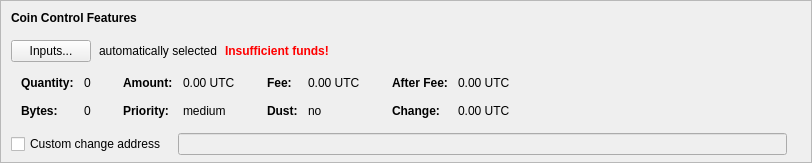
    <widget class="QFrame" name="frameCoinControl">
     <property name="sizePolicy">
      <sizepolicy hsizetype="Expanding" vsizetype="Expanding">
       <horstretch>0</horstretch>
       <verstretch>0</verstretch>
      </sizepolicy>
     </property>
     <property name="maximumSize">
      <size>
       <width>16777215</width>
       <height>16777215</height>
      </size>
     </property>
     <property name="frameShape">
      <enum>QFrame::StyledPanel</enum>
     </property>
     <property name="frameShadow">
      <enum>QFrame::Sunken</enum>
     </property>
     <layout class="QVBoxLayout" name="verticalLayoutCoinControl2">
      <property name="spacing">
       <number>0</number>
      </property>
      <property name="leftMargin">
       <number>0</number>
      </property>
      <property name="topMargin">
       <number>0</number>
      </property>
      <property name="rightMargin">
       <number>0</number>
      </property>
      <property name="bottomMargin">
       <number>6</number>
      </property>
      <item>
       <layout class="QVBoxLayout" name="verticalLayoutCoinControl" stretch="0,0,0,0,1">
        <property name="spacing">
         <number>0</number>
        </property>
        <property name="leftMargin">
         <number>10</number>
        </property>
        <property name="topMargin">
         <number>10</number>
        </property>
        <item>
         <layout class="QHBoxLayout" name="horizontalLayoutCoinControl1">
          <property name="bottomMargin">
           <number>15</number>
          </property>
          <item>
           <widget class="QLabel" name="labelCoinControlFeatures">
            <property name="sizePolicy">
             <sizepolicy hsizetype="Preferred" vsizetype="Maximum">
              <horstretch>0</horstretch>
              <verstretch>0</verstretch>
             </sizepolicy>
            </property>
            <property name="font">
             <font>
              <weight>75</weight>
              <bold>true</bold>
             </font>
            </property>
            <property name="styleSheet">
             <string notr="true">font-weight:bold;</string>
            </property>
            <property name="text">
             <string>Coin Control Features</string>
            </property>
           </widget>
          </item>
         </layout>
        </item>
        <item>
         <layout class="QHBoxLayout" name="horizontalLayoutCoinControl2" stretch="0,0,0,0">
          <property name="spacing">
           <number>8</number>
          </property>
          <property name="bottomMargin">
           <number>10</number>
          </property>
          <item>
           <widget class="QPushButton" name="pushButtonCoinControl">
            <property name="styleSheet">
             <string notr="true"/>
            </property>
            <property name="text">
             <string>Inputs...</string>
            </property>
            <property name="autoDefault">
             <bool>false</bool>
            </property>
           </widget>
          </item>
          <item>
           <widget class="QLabel" name="labelCoinControlAutomaticallySelected">
            <property name="text">
             <string>automatically selected</string>
            </property>
            <property name="margin">
             <number>5</number>
            </property>
           </widget>
          </item>
          <item>
           <widget class="QLabel" name="labelCoinControlInsuffFunds">
            <property name="font">
             <font>
              <weight>75</weight>
              <bold>true</bold>
             </font>
            </property>
            <property name="styleSheet">
             <string notr="true">color:red;font-weight:bold;</string>
            </property>
            <property name="text">
             <string>Insufficient funds!</string>
            </property>
            <property name="margin">
             <number>5</number>
            </property>
           </widget>
          </item>
          <item>
           <spacer name="horizontalSpacerCoinControl">
            <property name="orientation">
             <enum>Qt::Horizontal</enum>
            </property>
            <property name="sizeHint" stdset="0">
             <size>
              <width>40</width>
              <height>1</height>
             </size>
            </property>
           </spacer>
          </item>
         </layout>
        </item>
        <item>
         <widget class="QWidget" name="widgetCoinControl" native="true">
          <property name="sizePolicy">
           <sizepolicy hsizetype="Preferred" vsizetype="Preferred">
            <horstretch>0</horstretch>
            <verstretch>0</verstretch>
           </sizepolicy>
          </property>
          <property name="minimumSize">
           <size>
            <width>0</width>
            <height>0</height>
           </size>
          </property>
          <property name="styleSheet">
           <string notr="true"/>
          </property>
          <layout class="QHBoxLayout" name="horizontalLayoutCoinControl5">
           <property name="leftMargin">
            <number>0</number>
           </property>
           <property name="topMargin">
            <number>0</number>
           </property>
           <property name="rightMargin">
            <number>0</number>
           </property>
           <property name="bottomMargin">
            <number>0</number>
           </property>
           <item>
            <layout class="QHBoxLayout" name="horizontalLayoutCoinControl3" stretch="0,0,0,1">
             <property name="spacing">
              <number>20</number>
             </property>
             <property name="topMargin">
              <number>0</number>
             </property>
             <property name="bottomMargin">
              <number>10</number>
             </property>
             <item>
              <layout class="QFormLayout" name="formLayoutCoinControl1">
               <property name="horizontalSpacing">
                <number>10</number>
               </property>
               <property name="verticalSpacing">
                <number>14</number>
               </property>
               <property name="leftMargin">
                <number>10</number>
               </property>
               <property name="topMargin">
                <number>4</number>
               </property>
               <property name="rightMargin">
                <number>6</number>
               </property>
               <item row="0" column="0">
                <widget class="QLabel" name="labelCoinControlQuantityText">
                 <property name="font">
                  <font>
                   <weight>75</weight>
                   <bold>true</bold>
                  </font>
                 </property>
                 <property name="text">
                  <string>Quantity:</string>
                 </property>
                 <property name="margin">
                  <number>0</number>
                 </property>
                </widget>
               </item>
               <item row="0" column="1">
                <widget class="QLabel" name="labelCoinControlQuantity">
                 <property name="cursor">
                  <cursorShape>IBeamCursor</cursorShape>
                 </property>
                 <property name="contextMenuPolicy">
                  <enum>Qt::ActionsContextMenu</enum>
                 </property>
                 <property name="text">
                  <string notr="true">0</string>
                 </property>
                 <property name="margin">
                  <number>0</number>
                 </property>
                 <property name="textInteractionFlags">
                  <set>Qt::LinksAccessibleByMouse|Qt::TextSelectableByKeyboard|Qt::TextSelectableByMouse</set>
                 </property>
                </widget>
               </item>
               <item row="1" column="0">
                <widget class="QLabel" name="labelCoinControlBytesText">
                 <property name="font">
                  <font>
                   <weight>75</weight>
                   <bold>true</bold>
                  </font>
                 </property>
                 <property name="text">
                  <string>Bytes:</string>
                 </property>
                </widget>
               </item>
               <item row="1" column="1">
                <widget class="QLabel" name="labelCoinControlBytes">
                 <property name="cursor">
                  <cursorShape>IBeamCursor</cursorShape>
                 </property>
                 <property name="contextMenuPolicy">
                  <enum>Qt::ActionsContextMenu</enum>
                 </property>
                 <property name="text">
                  <string notr="true">0</string>
                 </property>
                 <property name="textInteractionFlags">
                  <set>Qt::LinksAccessibleByMouse|Qt::TextSelectableByKeyboard|Qt::TextSelectableByMouse</set>
                 </property>
                </widget>
               </item>
              </layout>
             </item>
             <item>
              <layout class="QFormLayout" name="formLayoutCoinControl2">
               <property name="horizontalSpacing">
                <number>10</number>
               </property>
               <property name="verticalSpacing">
                <number>14</number>
               </property>
               <property name="leftMargin">
                <number>6</number>
               </property>
               <property name="topMargin">
                <number>4</number>
               </property>
               <property name="rightMargin">
                <number>6</number>
               </property>
               <item row="0" column="0">
                <widget class="QLabel" name="labelCoinControlAmountText">
                 <property name="font">
                  <font>
                   <weight>75</weight>
                   <bold>true</bold>
                  </font>
                 </property>
                 <property name="text">
                  <string>Amount:</string>
                 </property>
                 <property name="margin">
                  <number>0</number>
                 </property>
                </widget>
               </item>
               <item row="0" column="1">
                <widget class="QLabel" name="labelCoinControlAmount">
                 <property name="cursor">
                  <cursorShape>IBeamCursor</cursorShape>
                 </property>
                 <property name="contextMenuPolicy">
                  <enum>Qt::ActionsContextMenu</enum>
                 </property>
                 <property name="text">
                  <string notr="true">0.00 UTC</string>
                 </property>
                 <property name="textInteractionFlags">
                  <set>Qt::LinksAccessibleByMouse|Qt::TextSelectableByKeyboard|Qt::TextSelectableByMouse</set>
                 </property>
                </widget>
               </item>
               <item row="1" column="0">
                <widget class="QLabel" name="labelCoinControlPriorityText">
                 <property name="font">
                  <font>
                   <weight>75</weight>
                   <bold>true</bold>
                  </font>
                 </property>
                 <property name="text">
                  <string>Priority:</string>
                 </property>
                </widget>
               </item>
               <item row="1" column="1">
                <widget class="QLabel" name="labelCoinControlPriority">
                 <property name="cursor">
                  <cursorShape>IBeamCursor</cursorShape>
                 </property>
                 <property name="contextMenuPolicy">
                  <enum>Qt::ActionsContextMenu</enum>
                 </property>
                 <property name="text">
                  <string notr="true">medium</string>
                 </property>
                 <property name="textInteractionFlags">
                  <set>Qt::LinksAccessibleByMouse|Qt::TextSelectableByKeyboard|Qt::TextSelectableByMouse</set>
                 </property>
                </widget>
               </item>
              </layout>
             </item>
             <item>
              <layout class="QFormLayout" name="formLayoutCoinControl3">
               <property name="horizontalSpacing">
                <number>10</number>
               </property>
               <property name="verticalSpacing">
                <number>14</number>
               </property>
               <property name="leftMargin">
                <number>6</number>
               </property>
               <property name="topMargin">
                <number>4</number>
               </property>
               <property name="rightMargin">
                <number>6</number>
               </property>
               <item row="0" column="0">
                <widget class="QLabel" name="labelCoinControlFeeText">
                 <property name="font">
                  <font>
                   <weight>75</weight>
                   <bold>true</bold>
                  </font>
                 </property>
                 <property name="text">
                  <string>Fee:</string>
                 </property>
                 <property name="margin">
                  <number>0</number>
                 </property>
                </widget>
               </item>
               <item row="0" column="1">
                <widget class="QLabel" name="labelCoinControlFee">
                 <property name="cursor">
                  <cursorShape>IBeamCursor</cursorShape>
                 </property>
                 <property name="contextMenuPolicy">
                  <enum>Qt::ActionsContextMenu</enum>
                 </property>
                 <property name="text">
                  <string notr="true">0.00 UTC</string>
                 </property>
                 <property name="textInteractionFlags">
                  <set>Qt::LinksAccessibleByMouse|Qt::TextSelectableByKeyboard|Qt::TextSelectableByMouse</set>
                 </property>
                </widget>
               </item>
               <item row="1" column="0">
                <widget class="QLabel" name="labelCoinControlLowOutputText">
                 <property name="font">
                  <font>
                   <weight>75</weight>
                   <bold>true</bold>
                  </font>
                 </property>
                 <property name="text">
                  <string>Dust:</string>
                 </property>
                </widget>
               </item>
               <item row="1" column="1">
                <widget class="QLabel" name="labelCoinControlLowOutput">
                 <property name="cursor">
                  <cursorShape>IBeamCursor</cursorShape>
                 </property>
                 <property name="contextMenuPolicy">
                  <enum>Qt::ActionsContextMenu</enum>
                 </property>
                 <property name="text">
                  <string notr="true">no</string>
                 </property>
                 <property name="textInteractionFlags">
                  <set>Qt::LinksAccessibleByMouse|Qt::TextSelectableByKeyboard|Qt::TextSelectableByMouse</set>
                 </property>
                </widget>
               </item>
              </layout>
             </item>
             <item>
              <layout class="QFormLayout" name="formLayoutCoinControl4">
               <property name="horizontalSpacing">
                <number>10</number>
               </property>
               <property name="verticalSpacing">
                <number>14</number>
               </property>
               <property name="leftMargin">
                <number>6</number>
               </property>
               <property name="topMargin">
                <number>4</number>
               </property>
               <property name="rightMargin">
                <number>6</number>
               </property>
               <item row="0" column="0">
                <widget class="QLabel" name="labelCoinControlAfterFeeText">
                 <property name="font">
                  <font>
                   <weight>75</weight>
                   <bold>true</bold>
                  </font>
                 </property>
                 <property name="text">
                  <string>After Fee:</string>
                 </property>
                 <property name="margin">
                  <number>0</number>
                 </property>
                </widget>
               </item>
               <item row="0" column="1">
                <widget class="QLabel" name="labelCoinControlAfterFee">
                 <property name="cursor">
                  <cursorShape>IBeamCursor</cursorShape>
                 </property>
                 <property name="contextMenuPolicy">
                  <enum>Qt::ActionsContextMenu</enum>
                 </property>
                 <property name="text">
                  <string notr="true">0.00 UTC</string>
                 </property>
                 <property name="textInteractionFlags">
                  <set>Qt::LinksAccessibleByMouse|Qt::TextSelectableByKeyboard|Qt::TextSelectableByMouse</set>
                 </property>
                </widget>
               </item>
               <item row="1" column="0">
                <widget class="QLabel" name="labelCoinControlChangeText">
                 <property name="font">
                  <font>
                   <weight>75</weight>
                   <bold>true</bold>
                  </font>
                 </property>
                 <property name="text">
                  <string>Change:</string>
                 </property>
                </widget>
               </item>
               <item row="1" column="1">
                <widget class="QLabel" name="labelCoinControlChange">
                 <property name="cursor">
                  <cursorShape>IBeamCursor</cursorShape>
                 </property>
                 <property name="contextMenuPolicy">
                  <enum>Qt::ActionsContextMenu</enum>
                 </property>
                 <property name="text">
                  <string notr="true">0.00 UTC</string>
                 </property>
                 <property name="textInteractionFlags">
                  <set>Qt::LinksAccessibleByMouse|Qt::TextSelectableByKeyboard|Qt::TextSelectableByMouse</set>
                 </property>
                </widget>
               </item>
              </layout>
             </item>
            </layout>
           </item>
          </layout>
         </widget>
        </item>
        <item>
         <layout class="QHBoxLayout" name="horizontalLayoutCoinControl4" stretch="0,0,0">
          <property name="spacing">
           <number>12</number>
          </property>
          <property name="sizeConstraint">
           <enum>QLayout::SetDefaultConstraint</enum>
          </property>
          <property name="topMargin">
           <number>5</number>
          </property>
          <property name="rightMargin">
           <number>5</number>
          </property>
          <item>
           <widget class="QCheckBox" name="checkBoxCoinControlChange">
            <property name="toolTip">
             <string>If this is activated, but the change address is empty or invalid, change will be sent to a newly generated address.</string>
            </property>
            <property name="text">
             <string>Custom change address</string>
            </property>
           </widget>
          </item>
          <item>
           <widget class="QValidatedLineEdit" name="lineEditCoinControlChange">
            <property name="enabled">
             <bool>false</bool>
            </property>
            <property name="sizePolicy">
             <sizepolicy hsizetype="Expanding" vsizetype="Fixed">
              <horstretch>0</horstretch>
              <verstretch>0</verstretch>
             </sizepolicy>
            </property>
           </widget>
          </item>
          <item>
           <widget class="QLabel" name="labelCoinControlChangeLabel">
            <property name="sizePolicy">
             <sizepolicy hsizetype="Preferred" vsizetype="Expanding">
              <horstretch>0</horstretch>
              <verstretch>0</verstretch>
             </sizepolicy>
            </property>
            <property name="minimumSize">
             <size>
              <width>0</width>
              <height>0</height>
             </size>
            </property>
            <property name="text">
             <string/>
            </property>
            <property name="margin">
             <number>3</number>
            </property>
           </widget>
          </item>
         </layout>
        </item>
        <item>
         <spacer name="verticalSpacerCoinControl">
          <property name="orientation">
           <enum>Qt::Vertical</enum>
          </property>
          <property name="sizeHint" stdset="0">
           <size>
            <width>800</width>
            <height>1</height>
           </size>
          </property>
         </spacer>
        </item>
       </layout>
      </item>
     </layout>
    </widget>
